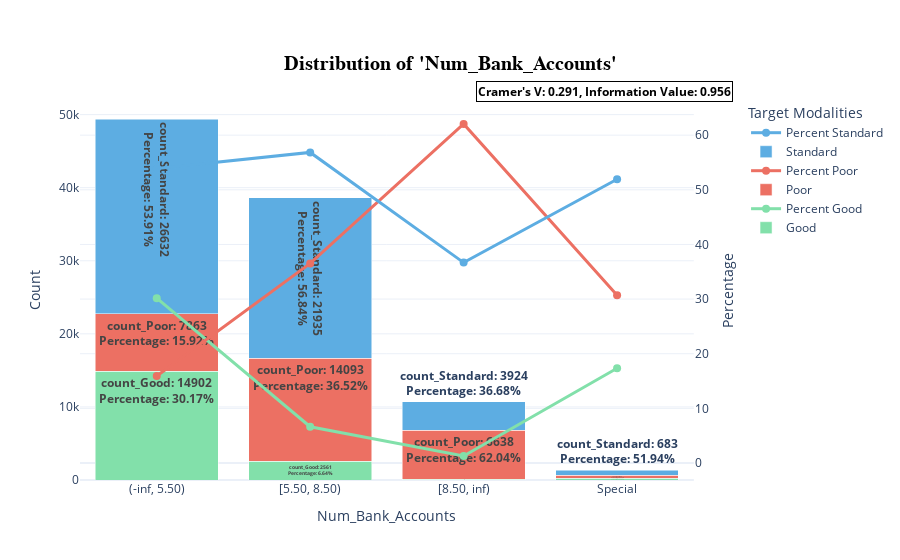

The notebook cell this image was saved under:
### Code cell
fig = generate_bar_plot(
    df=transformed_df_binned,
    feature="Num_Bank_Accounts",
    target_var=target,
    cat_ref="Good",
)
fig.show()

### Figure 1 — Plotly figure (JSON) as saved in the notebook; plotly's stock layout.template omitted (floating-point values rounded to 4 significant figures)
{"data": [{"customdata": [30.17, 6.637, 1.28, 17.34], "hoverinfo": "all", "hovertemplate": ["<b>count_Good: 14902<br>Percentage: 30.17%<br>WoE: 0.69<br>JS Distance: 0.13", "<b>count_Good: 2561<br>Percentage: 6.64%<br>WoE: -1.12<br>JS Distance: 0.13", "<b>count_Good: 137<br>Percentage: 1.28%<br>WoE: -2.82<br>JS Distance: 0.28", "<b>count_Good: 228<br>Percentage: 17.34%<br>WoE: -0.03<br>JS Distance: 0.01"], "marker": {"color": "#82E0AA"}, "name": "Good", "text": ["<b>count_Good: 14902<br>Percentage: 30.17%<br>", "<b>count_Good: 2561<br>Percentage: 6.64%<br>", "<b>count_Good: 137<br>Percentage: 1.28%<br>", "<b>count_Good: 228<br>Percentage: 17.34%<br>"], "type": "bar", "x": ["(-inf, 5.50)", "[5.50, 8.50)", "[8.50, inf)", "Special"], "xaxis": "x", "y": [14902, 2561, 137, 228], "yaxis": "y"}, {"line": {"color": "#82E0AA", "width": 3}, "marker": {"color": "#82E0AA", "size": 8}, "mode": "lines+markers", "name": "Percent Good", "type": "scatter", "x": ["(-inf, 5.50)", "[5.50, 8.50)", "[8.50, inf)", "Special"], "xaxis": "x", "y": [30.17, 6.637, 1.28, 17.34], "yaxis": "y2"}, {"customdata": [15.92, 36.52, 62.04, 30.72], "hoverinfo": "all", "hovertemplate": ["<b>count_Poor: 7863<br>Percentage: 15.92%<br>WoE: 0.69<br>JS Distance: 0.13", "<b>count_Poor: 14093<br>Percentage: 36.52%<br>WoE: -1.12<br>JS Distance: 0.13", "<b>count_Poor: 6638<br>Percentage: 62.04%<br>WoE: -2.82<br>JS Distance: 0.28", "<b>count_Poor: 404<br>Percentage: 30.72%<br>WoE: -0.03<br>JS Distance: 0.01"], "marker": {"color": "#EC7063"}, "name": "Poor", "text": ["<b>count_Poor: 7863<br>Percentage: 15.92%<br>", "<b>count_Poor: 14093<br>Percentage: 36.52%<br>", "<b>count_Poor: 6638<br>Percentage: 62.04%<br>", "<b>count_Poor: 404<br>Percentage: 30.72%<br>"], "type": "bar", "x": ["(-inf, 5.50)", "[5.50, 8.50)", "[8.50, inf)", "Special"], "xaxis": "x", "y": [7863, 14093, 6638, 404], "yaxis": "y"}, {"line": {"color": "#EC7063", "width": 3}, "marker": {"color": "#EC7063", "size": 8}, "mode": "lines+markers", "name": "Percent Poor", "type": "scatter", "x": ["(-inf, 5.50)", "[5.50, 8.50)", "[8.50, inf)", "Special"], "xaxis": "x", "y": [15.92, 36.52, 62.04, 30.72], "yaxis": "y2"}, {"customdata": [53.91, 56.84, 36.68, 51.94], "hoverinfo": "all", "hovertemplate": ["<b>count_Standard: 26632<br>Percentage: 53.91%<br>WoE: 0.69<br>JS Distance: 0.13", "<b>count_Standard: 21935<br>Percentage: 56.84%<br>WoE: -1.12<br>JS Distance: 0.13", "<b>count_Standard: 3924<br>Percentage: 36.68%<br>WoE: -2.82<br>JS Distance: 0.28", "<b>count_Standard: 683<br>Percentage: 51.94%<br>WoE: -0.03<br>JS Distance: 0.01"], "marker": {"color": "#5DADE2"}, "name": "Standard", "text": ["<b>count_Standard: 26632<br>Percentage: 53.91%<br>", "<b>count_Standard: 21935<br>Percentage: 56.84%<br>", "<b>count_Standard: 3924<br>Percentage: 36.68%<br>", "<b>count_Standard: 683<br>Percentage: 51.94%<br>"], "type": "bar", "x": ["(-inf, 5.50)", "[5.50, 8.50)", "[8.50, inf)", "Special"], "xaxis": "x", "y": [26632, 21935, 3924, 683], "yaxis": "y"}, {"line": {"color": "#5DADE2", "width": 3}, "marker": {"color": "#5DADE2", "size": 8}, "mode": "lines+markers", "name": "Percent Standard", "type": "scatter", "x": ["(-inf, 5.50)", "[5.50, 8.50)", "[8.50, inf)", "Special"], "xaxis": "x", "y": [53.91, 56.84, 36.68, 51.94], "yaxis": "y2"}], "layout": {"annotations": [{"align": "right", "bordercolor": "black", "borderwidth": 1, "font": {"color": "black", "size": 12}, "showarrow": false, "text": "<b>Cramer's V: 0.291, Information Value: 0.956", "x": 1, "xref": "paper", "y": 1.05, "yref": "paper"}], "barmode": "stack", "hovermode": "x", "legend": {"title": {"text": "Target Modalities"}}, "title": {"font": {"color": "black", "family": "Arial, sans-serif", "size": 20}, "text": "<b>Distribution of 'Num_Bank_Accounts'</b>", "x": 0.5, "xanchor": "center", "y": 0.9, "yanchor": "top"}, "xaxis": {"anchor": "y", "domain": [0, 0.94], "title": {"text": "Num_Bank_Accounts"}}, "yaxis": {"anchor": "x", "domain": [0, 1], "title": {"text": "Count"}}, "yaxis2": {"anchor": "x", "overlaying": "y", "side": "right", "title": {"text": "Percentage"}}}}
